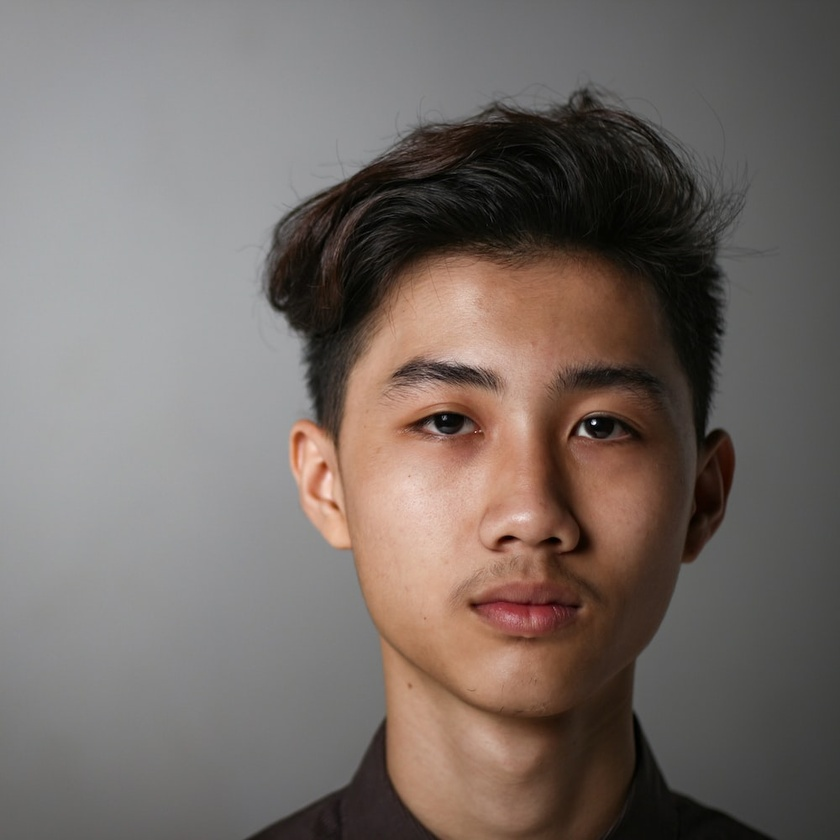
#> input picture sampleinputs/p1.jpg, 840 x 840 px, shrunk from 1000 x 1000 before the run, found by its file name; its folder holds only this picture in this run
$ python Main.py
#> lines starting #> are read from the running program, lines starting #| are printed output that depends on the picture; after the words box and inside, x2 and y2 are one past the last pixel; in counts of white or black regions, pixels touching at a corner belong together
#> further down, image is the input picture: shape (840, 840, 3); mean B, G, R 102.8, 107.8, 117.6
import os
import cv2

# Set the path to the input directory containing the images
input_dir = "D:\MiniProject\sampleinputs"

# Set the path to the output directory where the human images will be saved
human_output_dir = "D:\MiniProject\Photo_outputs"

# Set the path to the output directory where the signature images will be saved
signature_output_dir = "D:\MiniProject\Sign_outputs"

# Define a function to detect the type of image (human or signature)
def detect_image_type(image):
    # Convert the image to grayscale
    gray = cv2.cvtColor(image, cv2.COLOR_BGR2GRAY)
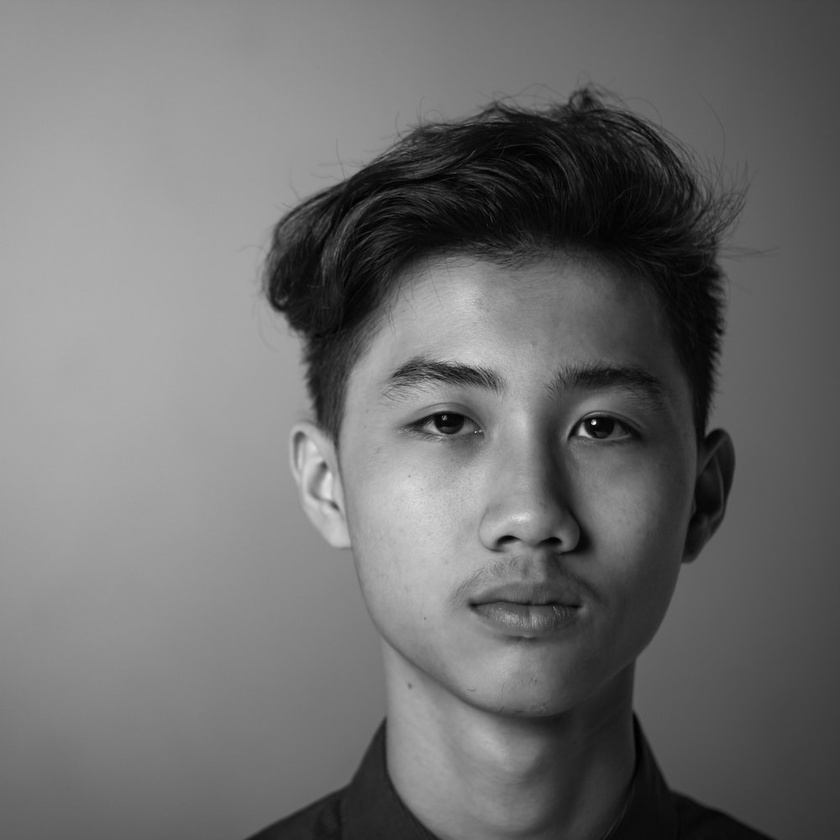
#> gray: shape (840, 840); min 0, max 254, mean 110.2

    # Apply Otsu's thresholding method to binarize the image
    ret, thresh = cv2.threshold(gray, 0, 255, cv2.THRESH_BINARY_INV + cv2.THRESH_OTSU)
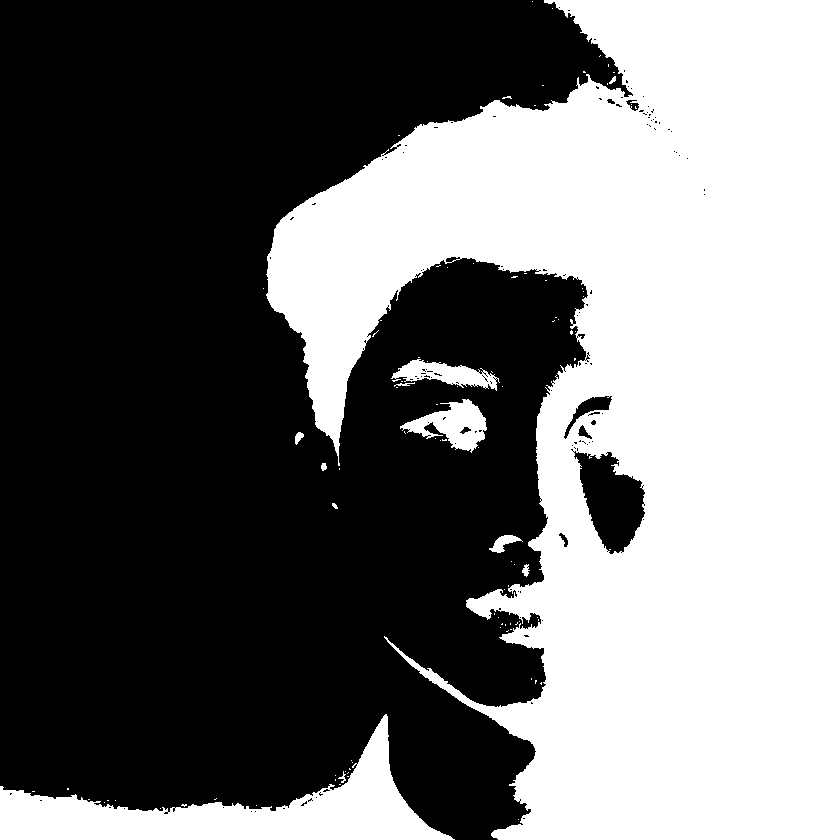
#> thresh: shape (840, 840); 44.2% white; 97 white regions (85 under 20 px), largest, box (x1, y1, x2, y2) and area: (266, 0, 840, 840) 287967, (0, 714, 455, 840) 19059, (400, 399, 487, 453) 2236
#> ret = 105

    # Calculate the ratio of white pixels to black pixels in the image
    ratio = cv2.countNonZero(thresh) / (gray.shape[0] * gray.shape[1])
#> ratio = 0.442

    # If the ratio is less than 0.1, the image is likely a signature; otherwise, it's likely a human
    if ratio < 0.1:
        return "signature"
    else:
        return "human"

# Loop through all files in the input directory
for filename in os.listdir(input_dir):
    # Set the full path to the input image file
    image_path = os.path.join(input_dir, filename)

    # Load the image using OpenCV
    image = cv2.imread(image_path)

    # Detect the type of image
    image_type = detect_image_type(image)
#> image_type = 'human'

    # Save the image to the appropriate output directory
    output_dir = human_output_dir if image_type == "human" else signature_output_dir
#> output_dir = 'D:\\MiniProject\\Photo_outputs'
    output_path = os.path.join(output_dir, os.path.basename(image_path))
    cv2.imwrite(output_path, image)

    print(f"Image saved: {output_path}")
#| Image saved: D:\MiniProject\Photo_outputs/p1.jpg

$ run again, on sampleinputs/p5.jpg
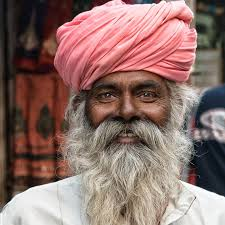
#> input picture sampleinputs/p5.jpg, 225 x 225 px, found by its file name
#> image is the input picture: shape (225, 225, 3); mean B, G, R 106.2, 111.8, 140.3
#> in detect_image_type, `gray = cv2.cvtColor(image, cv2.COLOR_BGR2GRAY)`:
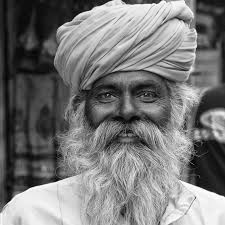
#> gray: shape (225, 225); min 1, max 255, mean 119.7
#> in detect_image_type, `ret, thresh = cv2.threshold(gray, 0, 255, cv2.THRESH_BINARY_INV + cv2...`:
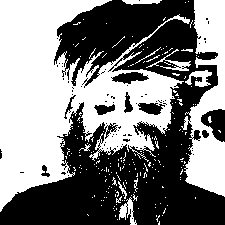
#> thresh: shape (225, 225); 50% white; 74 black regions (65 under 20 px), largest, box (x1, y1, x2, y2) and area: (0, 0, 225, 225) 23762, (201, 109, 225, 142) 492, (111, 72, 149, 84) 271
#> ret = 119
#> ratio = 0.5
#> image_type = 'human'
#> output_dir = 'D:\\MiniProject\\Photo_outputs'
#| Image saved: D:\MiniProject\Photo_outputs/p5.jpg

$ run again, on sampleinputs/p6.jpg
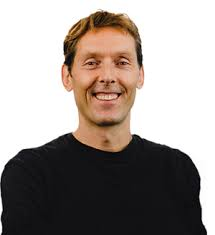
#> input picture sampleinputs/p6.jpg, 215 x 235 px, found by its file name
#> image is the input picture: shape (235, 215, 3); mean B, G, R 144.7, 149.8, 158.5
#> in detect_image_type, `gray = cv2.cvtColor(image, cv2.COLOR_BGR2GRAY)`:
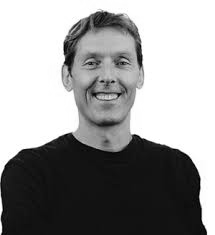
#> gray: shape (235, 215); min 0, max 255, mean 151.7
#> in detect_image_type, `ret, thresh = cv2.threshold(gray, 0, 255, cv2.THRESH_BINARY_INV + cv2...`:
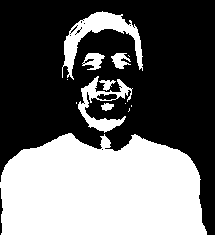
#> thresh: shape (235, 215); 41.3% white; 13 white regions (6 under 20 px), largest, box (x1, y1, x2, y2) and area: (0, 133, 207, 235) 17691, (62, 11, 143, 80) 1618, (78, 76, 133, 133) 980
#> ret = 133
#> ratio = 0.413
#> image_type = 'human'
#> output_dir = 'D:\\MiniProject\\Photo_outputs'
#| Image saved: D:\MiniProject\Photo_outputs/p6.jpg

$ run again, on sampleinputs/p7.jpg
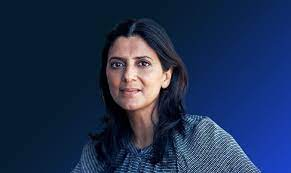
#> input picture sampleinputs/p7.jpg, 291 x 173 px, found by its file name
#> image is the input picture: shape (173, 291, 3); mean B, G, R 81.8, 47.9, 30.5
#> in detect_image_type, `gray = cv2.cvtColor(image, cv2.COLOR_BGR2GRAY)`:
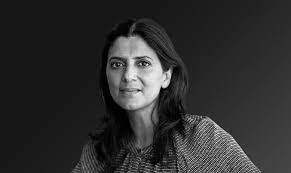
#> gray: shape (173, 291); min 0, max 250, mean 46.5
#> in detect_image_type, `ret, thresh = cv2.threshold(gray, 0, 255, cv2.THRESH_BINARY_INV + cv2...`:
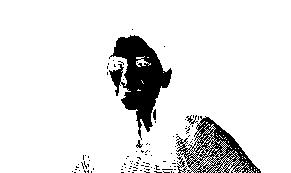
#> thresh: shape (173, 291); 89.6% white; 101 black regions (95 under 20 px), largest, box (x1, y1, x2, y2) and area: (109, 35, 172, 140) 3031, (176, 116, 261, 173) 1785, (177, 156, 187, 173) 62, (186, 115, 198, 125) 41, (153, 109, 156, 120) 27, (136, 140, 143, 148) 25
#> ret = 92
#> ratio = 0.896
#> image_type = 'human'
#> output_dir = 'D:\\MiniProject\\Photo_outputs'
#| Image saved: D:\MiniProject\Photo_outputs/p7.jpg

$ run again, on sampleinputs/p10.jpg
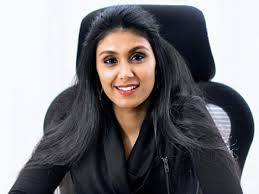
#> input picture sampleinputs/p10.jpg, 259 x 194 px, found by its file name
#> image is the input picture: shape (194, 259, 3); mean B, G, R 125.7, 122.3, 124.8
#> in detect_image_type, `gray = cv2.cvtColor(image, cv2.COLOR_BGR2GRAY)`:
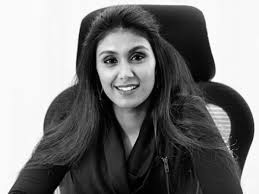
#> gray: shape (194, 259); min 0, max 255, mean 123.4
#> in detect_image_type, `ret, thresh = cv2.threshold(gray, 0, 255, cv2.THRESH_BINARY_INV + cv2...`:
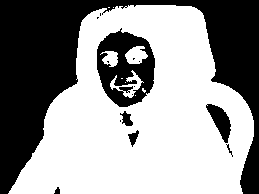
#> thresh: shape (194, 259); 58.7% white; 15 black regions (8 under 20 px), largest, box (x1, y1, x2, y2) and area: (0, 0, 259, 194) 17301, (97, 28, 155, 107) 2683, (206, 104, 231, 143) 479
#> ret = 140
#> ratio = 0.587
#> image_type = 'human'
#> output_dir = 'D:\\MiniProject\\Photo_outputs'
#| Image saved: D:\MiniProject\Photo_outputs/p10.jpg
